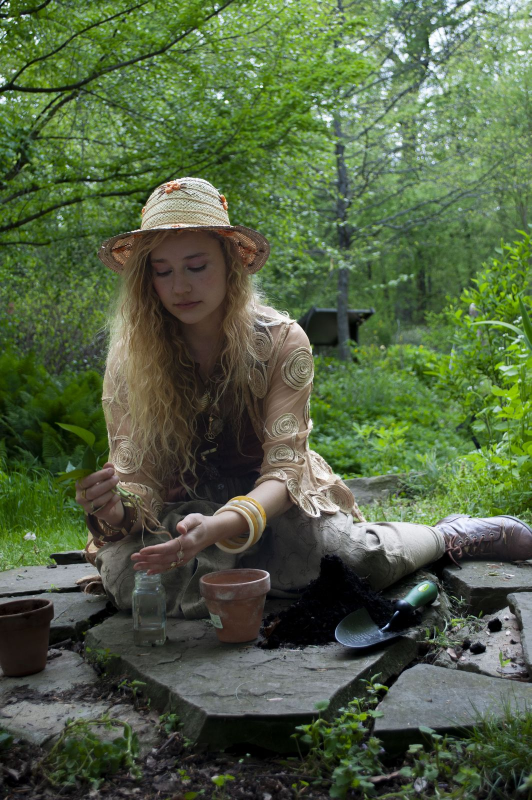
#> input picture images/photos/amanda-garden/dsc0067.jpg, 1063 x 1600 px (shown at 1/2 size); its folder holds only this picture in this run
$ python update-photos.py
#> lines starting #> are read from the running program, lines starting #| are printed output that depends on the picture
#!/usr/bin/env python3
"""Keep the Photos page in sync with the folders in images/photos/.

The folders are the source of truth. Make changes in Finder, then run:

    python3 update-photos.py

What it handles
  - Deleted a photo or a whole album folder   -> removed from the site
  - Renamed an album folder                   -> the album is renamed on the site to
                                                 match; keeps its category, dates,
                                                 camera settings and slider spots
  - Dropped new photos into an album folder   -> web-sized copy + thumbnail made,
    (or a brand-new folder of photos)            camera settings and date read from the
                                                 photo, original moved to
                                                 _imported-originals/ (never deleted)
  - Leftover thumbnails of deleted photos     -> removed

Every count on the Photos page is calculated from photos-data.js, so it always
matches what this script finds.

Adding new photos needs Pillow (pip3 install Pillow). Deleting and renaming work
without it.

Album titles, categories, covers, dates and the featured slider can be edited by
hand in photos-data.js; this script keeps those edits.
"""
import datetime
import json
import os
import re
import shutil
import sys

HERE = os.path.dirname(os.path.abspath(__file__))
DATA = os.path.join(HERE, "photos-data.js")
PHOTOS = os.path.join(HERE, "images", "photos")
ORIGINALS = os.path.join(HERE, "_imported-originals")
FULL, THUMB = 1600, 800
IMAGE_EXT = (".jpg", ".jpeg", ".png")
CATEGORIES = ("portraits", "shoots", "events", "everyday", "classwork")

try:
    from PIL import Image, ImageOps
except ImportError:  # deleting and renaming still work without Pillow
    Image = None

HEADER = """/* Photo data for photos.html, written by update-photos.py.

   Manage photos with folders, not by editing this file:
     delete photos or album folders in images/photos/, rename a folder, or drop
     new photos into a folder, then run:  python3 update-photos.py

   Safe to edit by hand (keep the quotes and commas):
     "title"  album name shown on the site
     "cat"    portraits, shoots, events, everyday or classwork
     "cover"  file name (without .jpg) of the album's cover photo
     "date"   optional text that replaces the album's date, e.g. "Summer 2026"
     "d"      the date a photo was taken, YYYY-MM-DD
     "t"      optional photo title
   "folder" is the folder name in images/photos/. Renaming a folder renames the
   album on the site too (dashes become spaces: "easter-2026" -> "Easter 2026").

   PHOTO_FEATURED is the slider at the top of the Photos page, in order.
*/

"""


# ---------------------------------------------------------------- reading

def read_data():
    if not os.path.exists(DATA):
        return [], []
    text = open(DATA, encoding="utf-8").read()
    dec = json.JSONDecoder()

    def grab(name):
        m = re.search(r"window\." + name + r"\s*=\s*", text)
        if not m:
            return []
        try:
            return dec.raw_decode(text, m.end())[0]
        except json.JSONDecodeError as e:
            line = text.count("\n", 0, e.pos) + 1
            sys.exit(f"photos-data.js has a typo near line {line}: {e.msg}. "
                     "Fix it (usually a missing quote or comma), then run this again.")

    albums = grab("PHOTO_ALBUMS")
    for a in albums:  # older files used "slug"
        if "folder" not in a:
            a["folder"] = a.pop("slug")
    return grab("PHOTO_FEATURED"), albums


def list_folder(folder):
    """Image files directly inside an album folder (not thumbs/)."""
    path = os.path.join(PHOTOS, folder)
    return sorted(f for f in os.listdir(path)
                  if f.lower().endswith(IMAGE_EXT) and not f.startswith(".")
                  and os.path.isfile(os.path.join(path, f)))


def key(filename):
    return os.path.splitext(filename)[0]


def web_name(filename):
    return re.sub(r"[^a-z0-9]+", "-", key(filename).lower()).strip("-") or "photo"


# ---------------------------------------------------------------- photo info

def fix_date(raw):
    """EXIF date -> YYYY-MM-DD, or None if the camera clock had reset."""
    if not raw or str(raw).startswith(("0000", "2000")):
        return None
    try:
        d = datetime.date(*map(int, str(raw)[:10].split(":")))
    except ValueError:
        return None
    # The D90's clock ran a year behind from mid-Feb to early Apr 2026
    if datetime.date(2025, 2, 1) <= d <= datetime.date(2025, 4, 4):
        d = d.replace(year=2026)
    return d.isoformat()


def fmt_shutter(t):
    if t >= 1:
        return f"{t:.0f}s"
    if t >= 0.3:
        return f"{t:g}s"
    return f"1/{round(1 / t)}s"


def fmt_lens(lens):
    m = re.match(r"([\d.]+)-([\d.]+) mm f/([\d.]+)-([\d.]+)", lens or "")
    if m:
        return f"{float(m[1]):g}–{float(m[2]):g}mm f/{float(m[3]):g}–{float(m[4]):g}"
    return (lens or "").strip() or None


def camera_info(im):
    ex = im.getexif()
    sub = ex.get_ifd(0x8769)

    def num(tag):
        try:
            v = sub.get(tag)
            return float(v) if v is not None else None
        except (TypeError, ValueError, ZeroDivisionError):
            return None

    info = {}
    cam = (ex.get(0x0110) or "").strip()
    if cam:
        info["cam"] = {"NIKON D90": "Nikon D90"}.get(cam, cam)
    lens = fmt_lens(sub.get(0xa434))
    if lens and cam.lower() not in lens.lower():
        info["lens"] = lens
    if num(0x920a):
        info["fl"] = f"{num(0x920a):g}mm"
    if num(0x829d):
        info["ap"] = f"f/{num(0x829d):g}"
    if num(0x829a):
        info["ss"] = fmt_shutter(num(0x829a))
    iso = sub.get(0x8827)
    if isinstance(iso, (tuple, list)):
        iso = iso[0] if iso else None
    if iso:
        info["iso"] = int(iso)
    d = fix_date(sub.get(0x9003) or ex.get(0x0132))
    if d:
        info["d"] = d
    return info


def make_thumb(folder, name, im=None):
    os.makedirs(os.path.join(PHOTOS, folder, "thumbs"), exist_ok=True)
    if im is None:
        im = Image.open(os.path.join(PHOTOS, folder, name + ".jpg")).convert("RGB")
    th = im.copy()
    th.thumbnail((THUMB, THUMB), Image.LANCZOS)
    th.save(os.path.join(PHOTOS, folder, "thumbs", name + ".jpg"), "JPEG",
            quality=74, optimize=True, progressive=True)


def import_photo(folder, filename, used):
    """Make the web copy + thumbnail for a new photo; return its data entry."""
    src = os.path.join(PHOTOS, folder, filename)
    name = base = web_name(filename)
    i = 2
    while name in used:
        name, i = f"{base}-{i}", i + 1
    used.add(name)

    im = Image.open(src)
    info = camera_info(im)
    im = ImageOps.exif_transpose(im).convert("RGB")

    # Move the original out of the website (never delete it), then write the web copy
    dest_dir = os.path.join(ORIGINALS, folder)
    os.makedirs(dest_dir, exist_ok=True)
    dest = os.path.join(dest_dir, filename)
    n = 2
    while os.path.exists(dest):
        dest = os.path.join(dest_dir, f"{key(filename)}-{n}{os.path.splitext(filename)[1]}")
        n += 1
    shutil.move(src, dest)

    full = im.copy()
    full.thumbnail((FULL, FULL), Image.LANCZOS)
    full.save(os.path.join(PHOTOS, folder, name + ".jpg"), "JPEG",
              quality=80, optimize=True, progressive=True)  # no metadata: strips GPS etc.
    make_thumb(folder, name, full)

    entry = {"f": name, "w": full.size[0], "h": full.size[1]}
    entry.update(info)
    return entry


def title_from_folder(folder):
    """Folder name -> album name: "easter-2026" -> "Easter 2026"; names typed with
    spaces ("Vienna in NYC") are used exactly as written."""
    if " " in folder.strip():
        return folder.strip()
    words = re.sub(r"[-_]+", " ", folder).split()
    return " ".join(w[:1].upper() + w[1:] if w.islower() else w for w in words) or folder


def ensure_gitignore():
    path = os.path.join(HERE, ".gitignore")
    lines = open(path).read().splitlines() if os.path.exists(path) else []
    if "_imported-originals/" not in lines:
        with open(path, "a") as f:
            if lines and lines[-1] != "":
                f.write("\n")
            f.write("# Full-size originals moved here by update-photos.py\n_imported-originals/\n")


# ---------------------------------------------------------------- writing

def write_data(featured, albums):
    dump = lambda v: json.dumps(v, ensure_ascii=False)
    out = [HEADER, "window.PHOTO_FEATURED = [\n"]
    out.append(",\n".join("  " + dump(s) for s in featured))
    out.append("\n];\n\nwindow.PHOTO_ALBUMS = [\n")
    top = ("folder", "title", "cat", "cover", "date")
    order = ("f", "d", "t", "cam", "lens", "fl", "ap", "ss", "iso", "w", "h")
    blocks = []
    for a in albums:
        lines = ["  {"]
        for k in top:
            if a.get(k) is not None:
                lines.append(f'    "{k}": {dump(a[k])},')
        for k, v in a.items():  # keep any extra keys added by hand
            if k not in top and k != "photos":
                lines.append(f'    "{k}": {dump(v)},')
        lines.append('    "photos": [')
        rows = []
        for p in a["photos"]:
            row = {k: p[k] for k in order if k in p}
            row.update({k: v for k, v in p.items() if k not in row})
            rows.append("      " + dump(row))
        lines.append(",\n".join(rows))
        lines.append("    ]")
        lines.append("  }")
        blocks.append("\n".join(lines))
    out.append(",\n".join(blocks))
    out.append("\n];\n")
    tmp = DATA + ".tmp"
    with open(tmp, "w", encoding="utf-8") as f:
        f.write("".join(out))
    os.replace(tmp, DATA)


# ---------------------------------------------------------------- main

def main():
    featured, albums = read_data()
    before = (sum(len(a["photos"]) for a in albums), len(albums))
    report = []
    need_pillow = set()
    folders = sorted(d for d in os.listdir(PHOTOS)
                     if os.path.isdir(os.path.join(PHOTOS, d)) and not d.startswith((".", "_")))
    files = {d: list_folder(d) for d in folders}

    by_folder = {a["folder"]: a for a in albums}
    claimed = {d: by_folder[d] for d in folders if d in by_folder}
    missing = [a for a in albums if a["folder"] not in files]

    # Renamed folders: match an album whose folder vanished by the photos inside
    for d in folders:
        if d in claimed:
            continue
        names = {key(f) for f in files[d]}
        best, best_n = None, 0
        for a in missing:
            if any(a is c for c in claimed.values()):
                continue
            n = len(names & {p["f"] for p in a["photos"]})
            if n > best_n:
                best, best_n = a, n
        if best and best_n >= max(1, len(best["photos"]) // 4):
            old = best["folder"]
            for s in featured:
                if s["album"] == old:
                    s["album"] = d
            best["folder"] = d
            old_title, best["title"] = best["title"], title_from_folder(d)
            claimed[d] = best
            report.append(f'Renamed album "{old_title}" -> "{best["title"]}" (folder "{old}" -> "{d}")')

    for a in missing:
        if not any(a is c for c in claimed.values()):
            report.append(f'{a["title"]}: folder "{a["folder"]}" is gone, album removed')

    # Existing albums keep their order; new folders are added at the end
    order = [a["folder"] for a in albums if a["folder"] in claimed]
    order += [d for d in folders if d not in order]

    result = []
    for d in order:
        a = claimed.get(d)
        present = {key(f): f for f in files[d]}
        if a is None:
            if not present:
                continue
            a = {"folder": d, "title": title_from_folder(d), "cat": "everyday", "cover": None, "photos": []}
            report.append(f'New album "{a["title"]}" (category "everyday"; change "cat" in photos-data.js if needed)')

        kept = [p for p in a["photos"] if present.get(p["f"]) == p["f"] + ".jpg"]
        removed = len(a["photos"]) - len(kept)
        if removed:
            report.append(f'{a["title"]}: removed {removed} deleted photo{"s" * (removed != 1)}')

        known = {p["f"] for p in kept}
        new_files = [fn for k, fn in present.items() if k not in known]
        added = []
        if new_files and Image is None:
            need_pillow.add(d)
        elif new_files:
            ensure_gitignore()
            used = set(known)
            for fn in new_files:
                try:
                    added.append(import_photo(d, fn, used))
#> in import_photo, im is the input picture: PIL image 1063x1600 RGB; mean R, G, B 82.8, 97.9, 67.4
#> in camera_info, `sub = ex.get_ifd(0x8769)`: sub = 0 items
#> in camera_info, `cam = (ex.get(0x0110) or "").strip()`: cam = ''
#> in import_photo, `info = camera_info(im)`: info = 0 items
#> in make_thumb, `th.thumbnail((THUMB, THUMB), Image.LANCZOS)`:
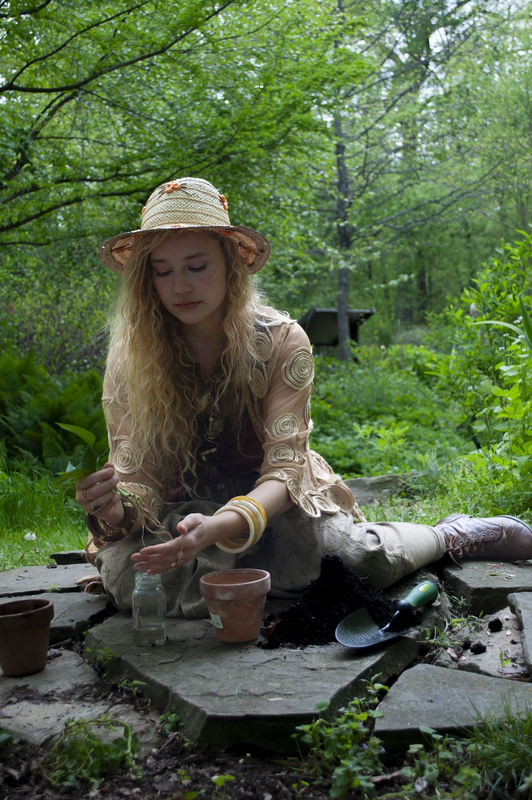
#> th: PIL image 532x800 RGB; mean R, G, B 82.8, 97.9, 67.4
                except Exception as e:  # unreadable file: leave it where it is
                    report.append(f"  ! skipped {d}/{fn}: {e}")
            added.sort(key=lambda p: (p.get("d", "9999"), p["f"]))
            if added:
                report.append(f'{a["title"]}: added {len(added)} new photo{"s" * (len(added) != 1)}')
        a["photos"] = kept + added

        if not a["photos"]:
            if a.get("title") and claimed.get(d) is not None:
                report.append(f'{a["title"]}: no photos left, album removed')
            continue
        if not any(p["f"] == a.get("cover") for p in a["photos"]):
            a["cover"] = a["photos"][0]["f"]
        if a.get("cat") not in CATEGORIES:
            a["cat"] = "everyday"
        result.append(a)

        # Thumbnails: remove leftovers of deleted photos, rebuild any missing ones
        tdir = os.path.join(PHOTOS, d, "thumbs")
        valid = {p["f"] + ".jpg" for p in a["photos"]}
#> valid = 1 item
        if os.path.isdir(tdir):
            stale = []
            for t in os.listdir(tdir):
                if t.lower().endswith(IMAGE_EXT) and t not in valid:
                    try:
                        os.remove(os.path.join(tdir, t))
                        stale.append(t)
                    except OSError as e:
                        report.append(f"  ! couldn't remove leftover thumbnail {d}/thumbs/{t}: {e.strerror}")
            if stale:
                report.append(f'{a["title"]}: cleaned up {len(stale)} leftover thumbnail{"s" * (len(stale) != 1)}')
        for p in a["photos"]:
            if not os.path.exists(os.path.join(tdir, p["f"] + ".jpg")):
                if Image is None:
                    need_pillow.add(d)
                else:
                    make_thumb(d, p["f"])

    live = {(a["folder"], p["f"]) for a in result for p in a["photos"]}
#> live = 1 item
    for s in featured:
        if (s["album"], s["f"]) not in live:
            report.append(f'Featured slider: removed {s["album"]}/{s["f"]} (photo no longer exists)')
#> after the loop, report = 3 items
    featured = [s for s in featured if (s["album"], s["f"]) in live]
#> featured = []

    write_data(featured, result)
#> the loop in write_data, `for a in albums:` made 1 pass
#> after the loop in write_data, `for a in albums:`: blocks = 1 item
    after = (sum(len(a["photos"]) for a in result), len(result))
#> after = (1, 1)

    for line in report:
        print(line)
#> this loop made 3 passes
#> line on pass 2: 'Amanda Garden: added 1 new photo'
#| New album "Amanda Garden" (category "everyday"; change "cat" in photos-data.js if needed)
#| Amanda Garden: added 1 new photo
#| Amanda Garden: cleaned up 1 leftover thumbnail
    if need_pillow:
        print("\nNew photos or missing thumbnails in: " + ", ".join(sorted(need_pillow)))
        print("To process them, install Pillow:  pip3 install Pillow   then run this again.")
    print(f"\nPhotos: {before[0]} -> {after[0]}   Albums: {before[1]} -> {after[1]}   Slider: {len(featured)} photos")
#| Photos: 0 -> 1   Albums: 0 -> 1   Slider: 0 photos
    if not report and not need_pillow:
        print("Everything already matches.")


if __name__ == "__main__":
    main()

$ run again, on images/photos/amanda-garden/dsc0069.jpg
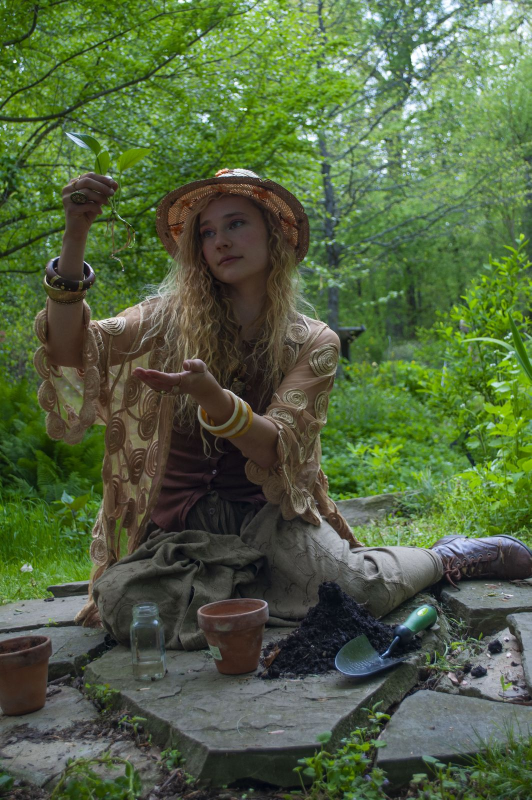
#> input picture images/photos/amanda-garden/dsc0069.jpg, 1063 x 1600 px (shown at 1/2 size)
#> in import_photo, im is the input picture: PIL image 1063x1600 RGB; mean R, G, B 82.6, 99.4, 64.6
#> sub = 0 items
#> cam = ''
#> info = 0 items
#> in make_thumb, `th.thumbnail((THUMB, THUMB), Image.LANCZOS)`:
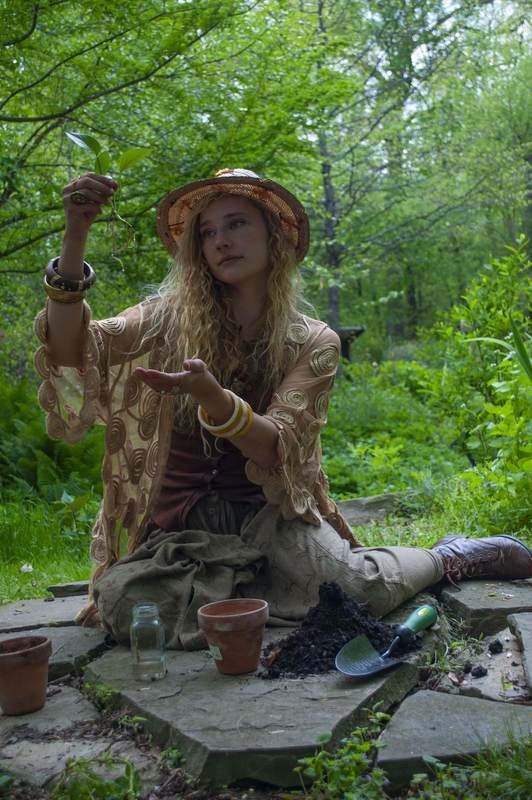
#> th: PIL image 532x800 RGB; mean R, G, B 82.6, 99.4, 64.6
#> valid = 1 item
#> after the loop in main, `for s in featured:`: report = 3 items
#> featured = []
#> the loop in write_data, `for a in albums:` made 1 pass
#> after the loop in write_data, `for a in albums:`: blocks = 1 item
#> after = (1, 1)
#> the loop in main, `for line in report:` made 3 passes
#> line on pass 2: 'Amanda Garden: added 1 new photo'
#> (printed output is left out)
#| Photos: 0 -> 1   Albums: 0 -> 1   Slider: 0 photos
